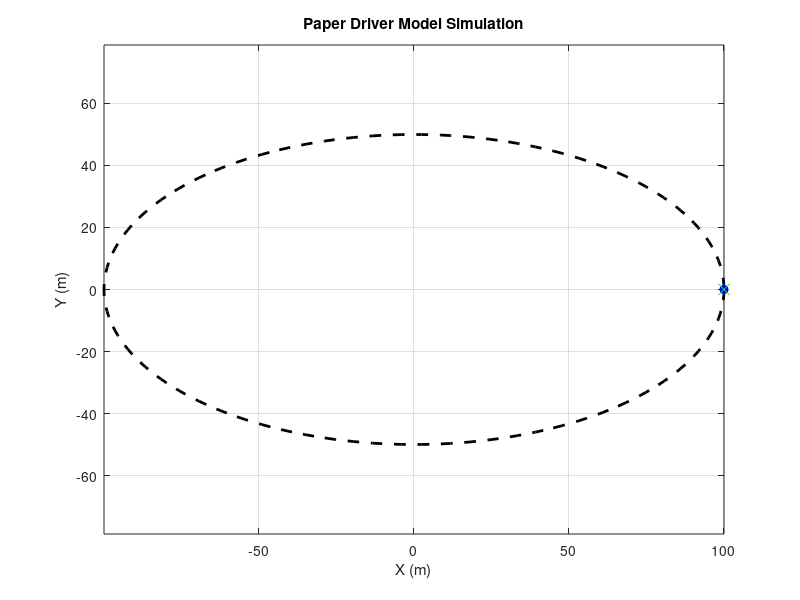

Reproduce this figure in MATLAB. (Note: this script raises an error after producing the figure.)
% RUN_PAPER_MODEL_SIMULATION
% This script runs the simulation for the 'driver_model_paper.m'
% It attempts to load the track from 'racetrack2.m', or falls back to a default oval.

clear; clc; close all;

% --- 1. Load Track ---
try
    % Try extracting track from the user's file
    disp('Attempting to run racetrack2.m to load track...');
    racetrack2; 
    
    % racetrack2 produces 'x' and 'y' vectors
    road_x = x;
    road_y = y;
    disp('Track loaded efficiently from racetrack2.');
catch ME
    warning('Could not run racetrack2.m (possibly missing image file). Using default oval track.');
    % Fallback: Generate an oval track
    t = linspace(0, 2*pi, 200)';
    road_x = 100 * cos(t);
    road_y = 50 * sin(t);
end

% Combine into road matrix [x, y]
road = [road_x, road_y];

% Smooth/Interpolate if necessary (optional)
% Ensure road is dense enough for the model logic
if size(road,1) < 100
   % Simple interpolation
   t_old = 1:size(road,1);
   t_new = linspace(1, size(road,1), 500)';
   road = interp1(t_old, road, t_new, 'spline');
end

% --- 2. Simulation Setup ---
% Initial Vehicle State (Start at beginning of road)
X = road(1, 1);
Y = road(1, 2);
psi = atan2(road(2,2)-road(1,2), road(2,1)-road(1,1)); % Aligned with track
u = 20; % Constant speed 20 m/s
delta = 0; % Steering angle

% Parameters
params.Tp = 0.8;    % Preview time (s)
params.Klat = 0.15; % Lateral gain
params.L = 2.5;     % Wheelbase (m)
params.Kug = 0.0;   % Understeer gradient

% Simulation Loop
dt = 0.05;
T_final = 60; % seconds
N_steps = round(T_final / dt);

% Storage for Plotting
history.x = zeros(N_steps, 1);
history.y = zeros(N_steps, 1);
history.psi = zeros(N_steps, 1);
history.delta = zeros(N_steps, 1);
history.preview_p = zeros(N_steps, 2);

prev_idx = 1; % For optimization in driver model

figure('Name', 'Steering Model Simulation', 'Color', 'w');
plot(road(:,1), road(:,2), 'k--', 'LineWidth', 2); hold on;
hCar = plot(X, Y, 'bo', 'MarkerFaceColor', 'b');
hPred = plot(X, Y, 'gx', 'MarkerSize', 8);
axis equal; grid on;
xlabel('X (m)'); ylabel('Y (m)');
title('Paper Driver Model Simulation');

disp('Starting simulation...');

for k = 1:N_steps
    % 1. Store History
    history.x(k) = X;
    history.y(k) = Y;
    history.psi(k) = psi;
    history.delta(k) = delta;
    
    % 2. Call Driver Model
    % [delta_cmd, next_idx] = driver_model_paper(X, Y, psi, u, delta_prev, road, params, prev_idx)
    [delta_cmd, prev_idx] = driver_model_paper(X, Y, psi, u, delta, road, params, prev_idx);
    
    % 3. Vehicle Dynamics (Kinematic Bicycle)
    % x_dot = u * cos(psi)
    % y_dot = u * sin(psi)
    % psi_dot = (u/L) * tan(delta)
    
    X = X + u * cos(psi) * dt;
    Y = Y + u * sin(psi) * dt;
    psi = psi + (u / params.L) * tan(delta) * dt;
    
    % Actuator dynamics (simple lag) or direct assignment
    delta = delta_cmd; 
    
    % 4. Visualization Update (every 10 steps for speed)
    if mod(k, 5) == 0
        set(hCar, 'XData', X, 'YData', Y);
        
        % Re-calculate P just for plotting standard visualization (driver_model calculates it internally)
        % For speed, we won't extract P from the function unless we modify the function to return it.
        % Let's just draw the car.
        drawnow limitrate;
    end
    
    % Stop if we looped roughly (simple check)
    if k > 200 && norm([X,Y] - road(1,:)) < 5
        disp('Lap Completed!');
        break;
    end
end

% Final Plot
plot(history.x(1:k), history.y(1:k), 'b-', 'LineWidth', 1.5);
legend('Track', 'Final Position', 'Start', 'Trajectory');
disp('Simulation Finished.');
